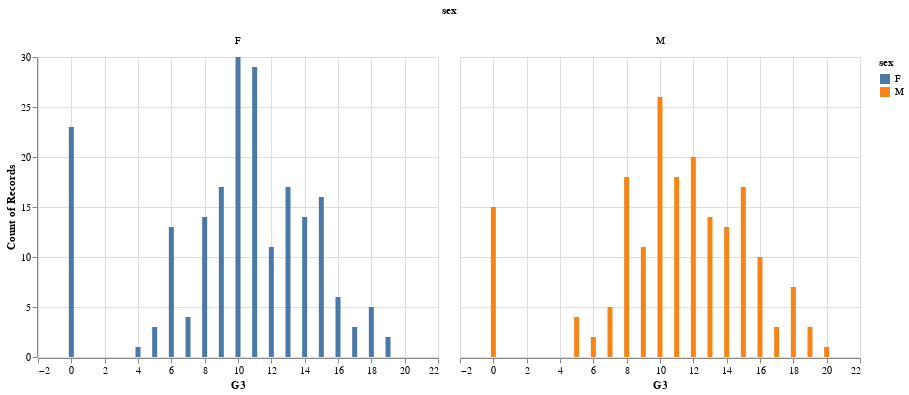

The notebook cell this image was saved under:
### Code cell
alt.Chart(data).mark_bar().encode(
    x="G3",
    y="count(G3):Q",
    color="sex:N",
    column="sex"
)

### Figure 1 — Vega-Lite specification as saved in the notebook (floating-point values rounded to 4 significant figures; data arrays with more than 128 entries replaced by an {"elided": "..."} marker saying what was removed)
{"config": {"view": {"continuousWidth": 400, "continuousHeight": 300}}, "data": {"name": "data-e915ea558f4356374e17cc933ebec282"}, "mark": "bar", "encoding": {"color": {"type": "nominal", "field": "sex"}, "column": {"type": "nominal", "field": "sex"}, "x": {"type": "quantitative", "field": "G3"}, "y": {"type": "quantitative", "aggregate": "count", "field": "G3"}}, "$schema": "https://vega.github.io/schema/vega-lite/v4.8.1.json", "datasets": {"data-e915ea558f4356374e17cc933ebec282": {"elided": "395 records"}}}
